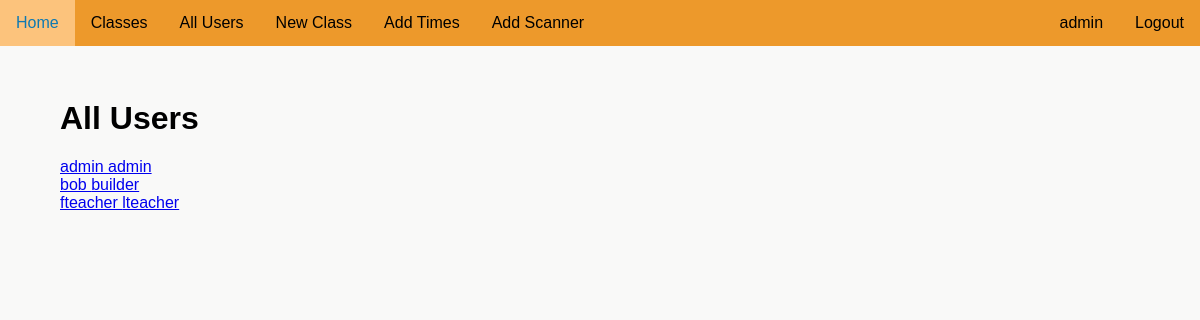
Before: /all_users (signed in) with the older database file.
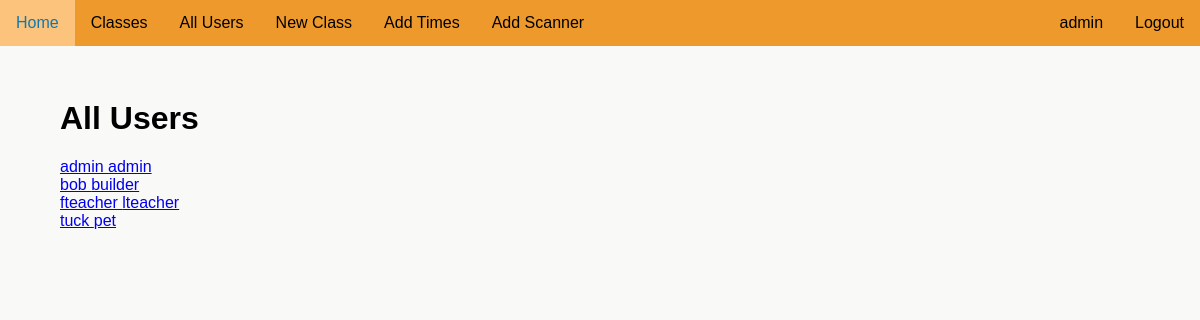
After: the same page with the newer database file.
### attendanceproject/models.py (models this page shows)
class User(UserMixin, db.Model):
    __tablename__ = "user"
    id = db.Column(db.Integer, unique=True, nullable=False, primary_key=True)
    fname = db.Column(db.Text(20), nullable=False)
    lname = db.Column(db.Text(20), nullable=False)
    user_code = db.Column(db.Text(8), nullable=False, unique=True)
    email = db.Column(db.Text(50), nullable=False, unique=True)
    password = db.Column(db.Text(90), nullable=False)
    auth = db.Column(db.Text(10), nullable=True)
    tags = db.relationship('Tag', backref='user_tag')
    subjects = db.relationship('UserSubject', back_populates='user')
    attnd_times = db.relationship('AttendanceTime', backref='subject_attnd_times')

### attendanceproject/routes.py (the view)
@app.route('/all_users', methods=['GET'])
@login_required
def all_users():
    if current_user.auth == 'admin':
        users = User.query.all()
        return render_template('allusers.html', users=users)

### attendanceproject/models.py (called while the page is built)
@login_manager.user_loader
def load_user(user_id):
    return User.query.get(int(user_id))

### attendanceproject/templates/allusers.html
{% extends "layout.html" %}
{% block content %}
    <h1>All Users</h1>
    {% if users %}
        <ul>
            {% for user in users %}
                <a href="{{ url_for('account', user_code=user.user_code) }}"><li>{{ user.fname }} {{ user.lname }}</li></a>
            {% endfor %}
        </ul>
    {% else %}
        <p>No users</p>
    {% endif %}
{% endblock %}

### attendanceproject/templates/navigation.html (shortened to what this page needs)
<div id='nav'>
    <ul>
        <div id="nav-left">
            <li><a href="{{url_for('home')}}">Home</a></li>
            {% if current_user.is_authenticated %}
                {% if current_user.auth == 'admin' %}
                    <li><a href="{{url_for('all_classes')}}">Classes</a></li>
                    <li><a href="{{url_for('all_users')}}">All Users</a></li>
                    <li><a href="{{url_for('create_class')}}">New Class</a></li>
                {% endif %}
                {% if current_user.auth == 'admin' %}
                    <li><a href="{{url_for('addtime')}}">Add Times</a></li>
                    <li><a href="{{url_for('scanner')}}">Add Scanner</a></li>
                {% endif %}
            {% endif %}
        </div>
        <div id="nav-right">
            {% if current_user.is_authenticated %}
                <li><a href="{{url_for('logout')}}">Logout</a></li>
                <li><a href="{{url_for('account', user_code=current_user.user_code)}}">{{ current_user.fname }}</a></li>
            {% endif %}
        </div>
    </ul>
</div>

Changed rows visible on the page:
added User: fname "tuck", lname "pet"
